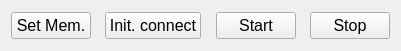
     <widget class="QWidget" name="horizontalLayoutWidget">
      <property name="geometry">
       <rect>
        <x>10</x>
        <y>40</y>
        <width>401</width>
        <height>51</height>
       </rect>
      </property>
      <layout class="QHBoxLayout" name="horizontalLayout_9">
       <item>
        <widget class="QPushButton" name="button_set_bram">
         <property name="font">
          <font>
           <pointsize>12</pointsize>
          </font>
         </property>
         <property name="text">
          <string>Set Mem.</string>
         </property>
        </widget>
       </item>
       <item>
        <spacer name="horizontalSpacer">
         <property name="orientation">
          <enum>Qt::Horizontal</enum>
         </property>
         <property name="sizeHint" stdset="0">
          <size>
           <width>40</width>
           <height>20</height>
          </size>
         </property>
        </spacer>
       </item>
       <item>
        <widget class="QPushButton" name="button_init">
         <property name="font">
          <font>
           <pointsize>12</pointsize>
          </font>
         </property>
         <property name="text">
          <string>Init. connect</string>
         </property>
        </widget>
       </item>
       <item>
        <spacer name="horizontalSpacer_2">
         <property name="orientation">
          <enum>Qt::Horizontal</enum>
         </property>
         <property name="sizeHint" stdset="0">
          <size>
           <width>40</width>
           <height>20</height>
          </size>
         </property>
        </spacer>
       </item>
       <item>
        <widget class="QPushButton" name="button_start">
         <property name="font">
          <font>
           <pointsize>12</pointsize>
          </font>
         </property>
         <property name="text">
          <string>Start</string>
         </property>
        </widget>
       </item>
       <item>
        <spacer name="horizontalSpacer_5">
         <property name="orientation">
          <enum>Qt::Horizontal</enum>
         </property>
         <property name="sizeHint" stdset="0">
          <size>
           <width>40</width>
           <height>20</height>
          </size>
         </property>
        </spacer>
       </item>
       <item>
        <widget class="QPushButton" name="button_stop">
         <property name="font">
          <font>
           <pointsize>12</pointsize>
          </font>
         </property>
         <property name="text">
          <string>Stop</string>
         </property>
        </widget>
       </item>
      </layout>
     </widget>
